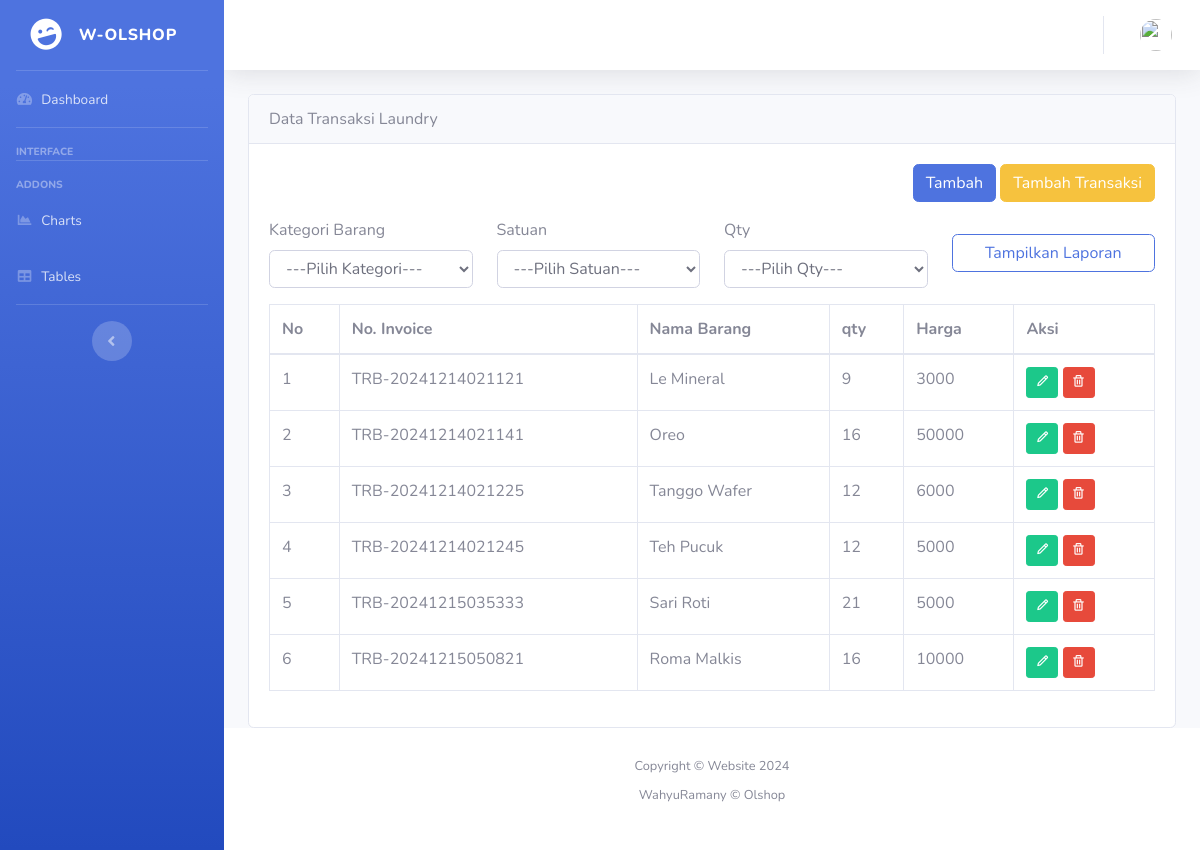
The app's page /admin/content/item-data-detail.php, older data.
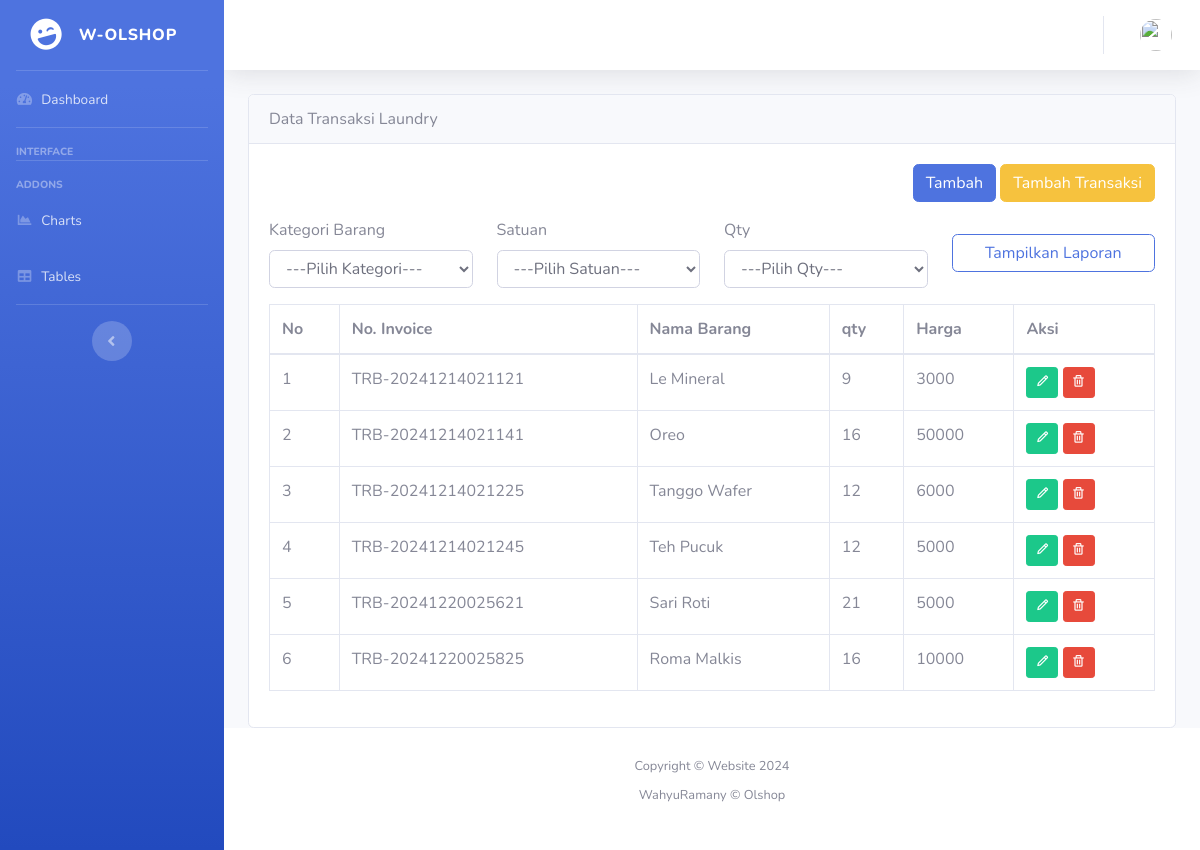
The same page, newer data.
### tables this page shows
CREATE TABLE `barang` (
  `id` int(12) NOT NULL,
  `id_kategori` int(12) NOT NULL,
  `inv_barang` varchar(100) NOT NULL,
  `nama_barang` varchar(100) NOT NULL,
  `satuan` varchar(100) NOT NULL,
  `qty` int(100) NOT NULL,
  `harga` int(100) NOT NULL,
  `judul` varchar(100) NOT NULL,
  `deskripsi` varchar(100) NOT NULL,
  `note` varchar(100) NOT NULL,
  `foto` varchar(100) NOT NULL,
  `create_at` timestamp NOT NULL DEFAULT current_timestamp(),
  `update_at` timestamp NOT NULL DEFAULT current_timestamp() ON UPDATE current_timestamp()
);

### admin/content/item-data-detail.php (the view, shortened to what the changed rows need)
<?php
include '../database/koneksi.php';
$queryBarang = "SELECT kategori_barang.nama_kategori, barang.* FROM barang LEFT JOIN kategori_barang ON kategori_barang.id = barang.id_kategori WHERE 1=1";
$sqlBarang = mysqli_query($koneksi, $queryBarang);
$dataBarang = [];
while ($row_barang = mysqli_fetch_assoc($sqlBarang)) {
    $dataBarang[] = $row_barang;
}
?>
<!DOCTYPE html>
<html lang="en">
<head>
    <?php include '../layout/head.php' ?>
</head>
<body id="page-top">
    <div id="wrapper">
        <div id="content-wrapper" class="d-flex flex-column">
            <div id="content">
                <div class="container-fluid">
                    <div class="row">
                        <div class="col-sm-12">
                            <div class="card">
                                <div class="card-body">
                                    <table class="table table-bordered">
                                        <thead>
                                            <tr>
                                                <th>No</th>
                                                <th>No. Invoice</th>
                                                <th>Nama Barang</th>
                                                <th>qty</th>
                                                <th>Harga</th>
                                                <th>Aksi</th>
                                            </tr>
                                        </thead>
                                        <tbody>
                                            <?php
                                            $no = 1;
                                            foreach ($dataBarang as $row) :  ?>
                                                <tr>
                                                    <td><?php echo $no++ ?></td>
                                                    <td><?php echo $row['inv_barang'] ?></td>
                                                    <td><?php echo $row['nama_barang'] ?></td>
                                                    <td><?php echo $row['qty'] ?></td>
                                                    <td><?php echo $row['harga'] ?></td>
                                                    <td>
                                                        <a href="add-barang.php?edit=<?php echo $row['id'] ?>" class="btn btn-success btn-sm">
                                                            <span class="tf-icon bx bx-pencil bx-18px "></span>
                                                        </a>
                                                        <a onclick="return confirm('Apakah anda yakin akan menghapus data ini??')"
                                                            href="item-data-detail.php?delete=<?php echo $row['id'] ?>" class="btn btn-danger btn-sm">
                                                            <span class="tf-icon bx bx-trash bx-18px "></span>
                                                        </a>
                                                    </td>
                                                </tr>
                                            <?php endforeach; ?>
                                        </tbody>
                                    </table>
                                </div>
                            </div>
                        </div>
                    </div>
                </div>
            </div>
        </div>
    </div>
</body>
</html>

Row changes from the older to the newer data that the page shows:
changed barang "Sari Roti": inv_barang "TRB-20241215035333" → "TRB-20241220025621"
changed barang "Roma Malkis": inv_barang "TRB-20241215050821" → "TRB-20241220025825"
